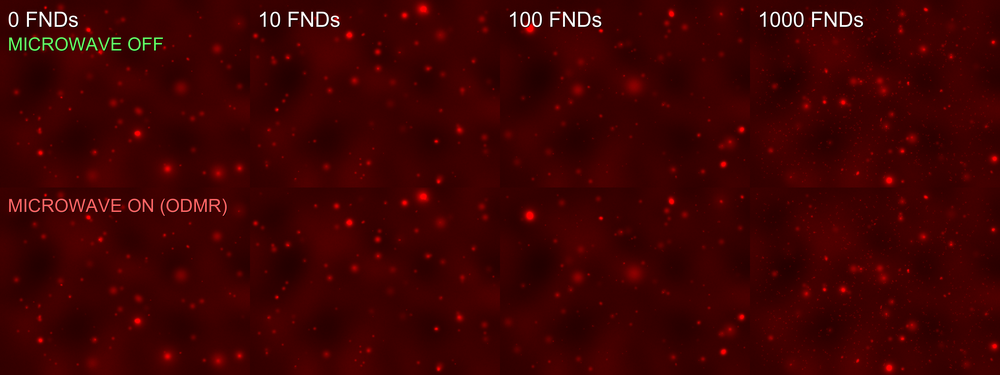
#> input picture assets/visual_red_grid_showcase.png, 1000 x 375 px, shrunk from 3840 x 1440 before the run, found by its file name; its folder holds only this picture in this run
$ python -i run_benchmark.py   (imports and definitions only)
#> lines starting #> are read from the running program, lines starting #| are printed output that depends on the picture; pictures that were not available may be replaced by others from this repository, and a replacement may not be noted
import os
import time
import numpy as np
import pandas as pd
from PIL import Image
from scipy.ndimage import shift
from skimage import filters
from skimage.registration import phase_cross_correlation
from skimage.morphology import white_tophat, disk
from scipy.optimize import curve_fit

import matplotlib
# [1 line not run here, left out]
import matplotlib.pyplot as plt
import config  # 👈 Imports your master settings!

class BenchmarkEvaluator:
    def __init__(self):
        self.reference_img = None

    def _load_image(self, img_path):
        img_arr = np.array(Image.open(img_path))
#> img_arr is the input picture: shape (375, 1000, 3); mean R, G, B 63.3, 1.8, 1.6
        if img_arr.ndim == 3: return img_arr[:, :, 0].astype(float)
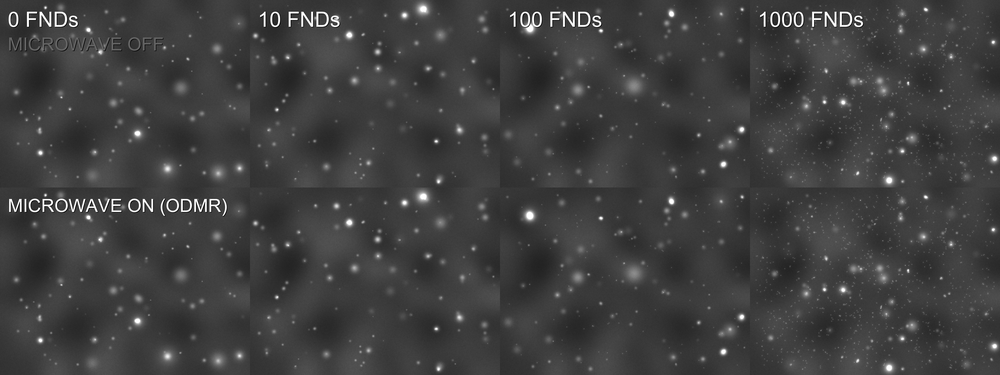
#> returned value: shape (375, 1000) float64; min 1, max 255, mean 63.3
        return img_arr.astype(float)

    def extract_signals(self, conc_path):
        on_dir = os.path.join(conc_path, "ON")
        off_dir = os.path.join(conc_path, "OFF")
        on_files = sorted([os.path.join(on_dir, f) for f in os.listdir(on_dir)])
        off_files = sorted([os.path.join(off_dir, f) for f in os.listdir(off_dir)])
        num_cycles = min(len(on_files), len(off_files))

        if num_cycles == 0: return 0.0, 0.0, 0.0, 0.0
        img_raw = self._load_image(off_files[0])

        # --- ALGORITHM 1: Thresholding ---
        img_smooth = filters.gaussian(img_raw, sigma=1.0, preserve_range=True)
        med_1 = np.median(img_smooth)
#> med_1 = 60.55
        mad_1 = np.median(np.abs(img_smooth - med_1)) * 1.4826
#> mad_1 = 7.99
        if mad_1 == 0: mad_1 = np.std(img_smooth)
        pixels_alg1 = img_smooth[img_smooth > med_1 + (5.0 * mad_1)]
#> pixels_alg1 = 11246 values, max 254.3 at index 8386, min 100.5 at index 9701, mean 135.9
        flux_alg1 = np.sum(pixels_alg1) if len(pixels_alg1) > 0 else 0.0
#> flux_alg1 = 1528306.9

        # --- ALGORITHM 2: Rolling Ball ---
        img_rb = white_tophat(img_raw, footprint=disk(20))
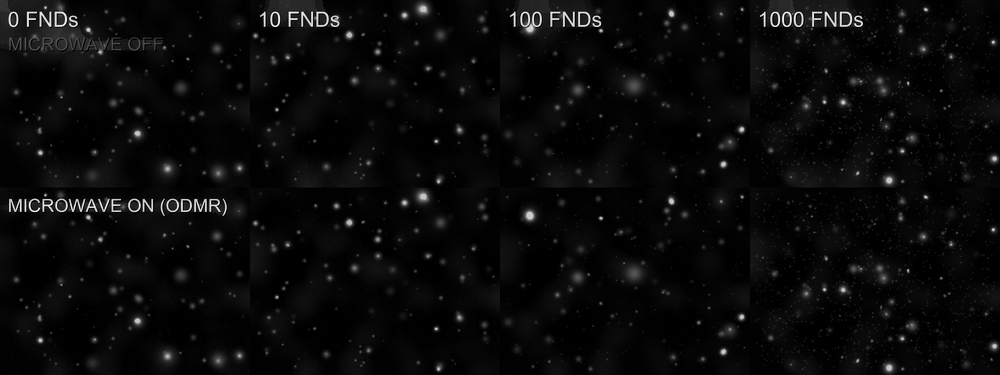
#> img_rb: shape (375, 1000) float64; min 0, max 248, mean 10
        img_rb_smooth = filters.gaussian(img_rb, sigma=1.0, preserve_range=True)
        med_rb = np.median(img_rb_smooth)
#> med_rb = 5.07
        mad_rb = np.median(np.abs(img_rb_smooth - med_rb)) * 1.4826
#> mad_rb = 5.21
        if mad_rb == 0: mad_rb = np.std(img_rb_smooth)
        pixels_alg2 = img_rb_smooth[img_rb_smooth > med_rb + (5.0 * mad_rb)]
        flux_alg2 = np.sum(pixels_alg2) if len(pixels_alg2) > 0 else 0.0
#> flux_alg2 = 1503374.3

        # --- ALGORITHM 3: Single-Frame ---
        img_on_raw = self._load_image(on_files[0])
        shift_val, _, _ = phase_cross_correlation(img_raw, img_on_raw, upsample_factor=10)
#> shift_val = [0, 0]
        if np.max(np.abs(shift_val)) > 15.0: shift_val = [0.0, 0.0]
        img_on_aligned = shift(img_on_raw, shift=shift_val, mode='nearest')

        diff_smooth = filters.gaussian(img_raw - img_on_aligned, sigma=1.0, preserve_range=True)
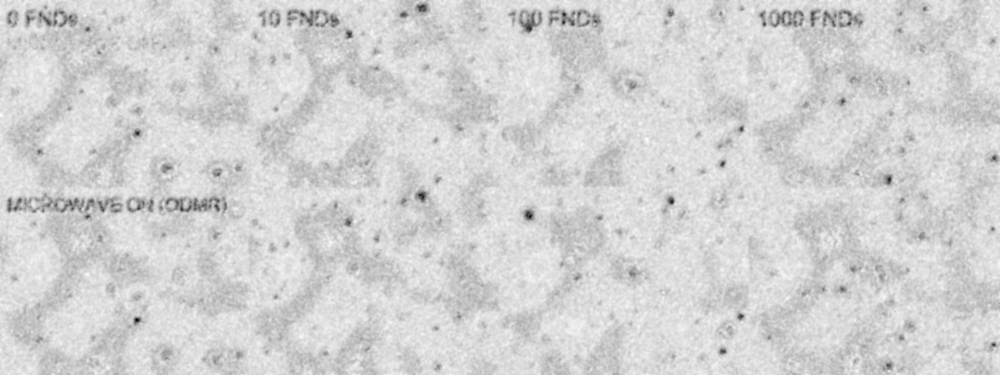
#> diff_smooth: shape (375, 1000) float64; min -9.42e-14, max 2.39e-15, mean -1.43e-14; drawn with min black and max white
        med_3 = np.median(diff_smooth)
#> med_3 = -1.29e-14
        mad_3 = np.median(np.abs(diff_smooth - med_3)) * 1.4826
#> mad_3 = 5.09e-15
        if mad_3 == 0: mad_3 = np.std(diff_smooth)
        pixels_alg3 = diff_smooth[diff_smooth > med_3 + (5.0 * mad_3)]
#> pixels_alg3 = empty array
        flux_alg3 = np.sum(pixels_alg3) if len(pixels_alg3) > 0 else 0.0
#> flux_alg3 = 0

        # --- ALGORITHM 4: Lock-In Amplifier ---
        self.reference_img = img_raw
        off_sum_map = np.zeros_like(img_raw, dtype=float)
        on_sum_map = np.zeros_like(img_raw, dtype=float)

        for i in range(num_cycles):
            off_img = self._load_image(off_files[i])
            on_img = self._load_image(on_files[i])
            s, _, _ = phase_cross_correlation(self.reference_img, off_img, upsample_factor=10)
#> s = [0, 0]
            if np.max(np.abs(s)) > 15.0: s = [0.0, 0.0]
            off_sum_map += shift(off_img, shift=s, mode='nearest')
            on_sum_map += shift(on_img, shift=s, mode='nearest')

        lockin_map = filters.gaussian((off_sum_map - on_sum_map) / num_cycles, sigma=1.0, preserve_range=True)
#> lockin_map: shape (375, 1000) float64; every value is 0
        med_4 = np.median(lockin_map)
#> med_4 = 0
        mad_4 = np.median(np.abs(lockin_map - med_4)) * 1.4826
#> mad_4 = 0
        if mad_4 == 0: mad_4 = np.std(lockin_map)
        pixels_alg4 = lockin_map[lockin_map > med_4 + (5.0 * mad_4)]
#> pixels_alg4 = empty array
        flux_alg4 = np.sum(pixels_alg4) if len(pixels_alg4) > 0 else 0.0
#> flux_alg4 = 0

        return flux_alg1, flux_alg2, flux_alg3, flux_alg4

def four_pl_model(x, A, B, C, D):
    return D + (A - D) / (1.0 + (x / C)**B)

# [123 lines not run here, left out]

>>> result = BenchmarkEvaluator().extract_signals('assets/visual_red_grid_showcase.png')
#> result = (1528306.9, 1503374.3, 0, 0)
